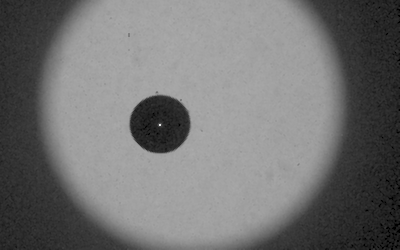
#> input picture Image_Data/Bubble/Camera_10_27_24_027.tiff, 400 x 250 px; its folder holds 3 pictures in this run
$ jupyter execute PythonScript_meiered.ipynb
#> lines starting #> are read from the running program, lines starting #| are printed output that depends on the picture
<table style="width:100%;">
    <tr>
        <td style="width:80%; text-align:left; vertical-align: center;">

        </td>
        <td style="width:20%; text-align:left; vertical-align: top;">
            Institute of Fluid Dynamics<br/>
            Prof. Dr. O. Supponen<br/>

        </td>
    </tr>
</table>

<center>
    <h1>Hydrodynamics and Cavitation: Lab Course</h1>
    <h3>by Eduard Meier</h3>
</center>

<center>

</center>

This Jupyter notebook contains all equations and code (main script and various functions) used to conduct and evaluate the lab session in the course "Hydrodynamics and Cavitation", held by Prof. Supponen in the autumn semester 2022.

In order to run this Jupyter notebook, OpenCV needs to be installed on your computer (required for the image analysis part)!

[cell 1]
# Import libraries and other preliminaries
import numpy as np                            # Import numerical python library
from scipy.integrate import solve_ivp         # Import solver for (system of coupled) ODEs
import matplotlib as mpl                      # Import python mathematical plotting library
import matplotlib.pyplot as plt               # Import python mathematical plotting library
# For the following import to work, OpenCV has to be installed!
import cv2 as cv                              # Import library to process images
import glob                                   # Import library to scan paths
import pathlib                                # Import library to edit paths
import os                                     # Import library to interact with os
import skvideo.io                             # Import library to export video from captured images
import ffmpeg                                 # Import library to export video
import math                                   # Import math library
import warnings                               # Import library to edit warnings
warnings.filterwarnings("ignore")
import io                                     # Import library to interact with io

# Use LaTeX font in plots:
plt.rcParams.update({
    'text.usetex': True,
    'font.family': 'serif',
    'font.serif': ['Computern Modern Roman'],
})

# 1 Preliminary Calculations

Within this laboratory session, the collapse of a laser-induced vapour bubble will be characterised through image processing, and compared to the results of the Keller-Miksis model. Both the rebound (radius-tracking) and the shock wave produced by the first collapse will be analysed. Finally, a solid surface will be placed near the location of the bubble inception and its effect on the collapse time will be assessed. Different groups of students work with slightly different laser powers and distances between the solid boundary and the cavitation bubble. Since phenomena of very different time scales are being imaged, some key measuring parameters need to be predetermined.
1. Determine the size of your Field Of View (FOV) by placing a small scale in the focus plane of the camera.
2. Knowing the approximate maximum bubble radius of the corresponding laser power, calculate the duration of the first collapse, first rebound and second collapse experienced by the cavitation bubble.
3. Based on the size of the previously computed FOV, find the time required for a shock wave originating at the bubble centre to reach the edge of the image.
4. Comparing the answers to questions 2 and 3, and considering that the Shimadzu high-speed camera saves 256 images per recording, determine an appropriate imaging frequency (i.e. # of frames per second) to image a) the bubble collapse and rebound until second collapse, and b) the shock wave resulting from the first collapse.
5. When imaging the shock wave: compute the required delay between the trigger of the laser pulse and the trigger of the camera.
6. Calculate the exposure time.

## 1.1 Field of View (FOV) Determination

A small scale was placed in the focus plane of the camera and an image was recorded. By selecting the length of two ticks on the scale (= 2 mm), the pixel density was calculated as 18 pixels per mm using the program ImageJ. Using the image resolution of 252 x 400 px, the FOV could be calculated.

[cell 2]
PxDens = 18e3                                   # Pixel density based on image of scale [# of pixels/m]
Nx_Px = 400                                     # Total number of pixels in x-direction (horizontal)
Ny_Px = 252                                     # Total number of pixels in y-direction (vertical)
FOV = np.array([Nx_Px/PxDens,Ny_Px/PxDens])     # Field of view, based on both axes [m]
print(r'The field of view is calculated as', '\033[1m' + 'FOV = {:.2f} x {:.2f}'\
      .format(FOV[0]*1e3, FOV[1]*1e3), 'mm.')

## 1.2 Calculation of the Duration of the
### i) First Collapse

The Rayleigh collapse time is given by (lecture notes p.110)

\begin{equation}
    t_c \approx 0.915 R_0 \sqrt{\frac{\rho}{p_\infty - p_v}}
\end{equation}

and is a good approximation for the time from formation until the first collapse of the cavitation bubble. It is assumed that the time from the laser induction until the bubble has been fully formed also corresponds to the Rayleigh collapse time.

[cell 3]
# Define parameters
R_0 = 2e-3      # Approximate initial radius of the cavitation bubble of corresponding laser power [m]
rho = 997.77    # Water density at RT [kg/m^3]
p_v = 3169      # Water vapor pressure at RT [Pa]
p_infty = 1e5   # Ambient pressure [Pa]

[cell 4]
# Calculate Rayleigh collapse time
t_c = 0.915 * R_0 * np.sqrt(rho/(p_infty-p_v))
# The time of formation and collapse is assumed to be twice the collapse time
t_fc = 2 * t_c
print(r'The formation and collapse time (duration of first bubble formation and collapse) is',\
      '\033[1m' + 't_fc = {:.2f}'.format(t_fc*1e3), 'ms')

### ii) First Rebound

Considering the results from a numerical solution of the Keller-Miksis equation, which includes compressibility effects, and the Rayleigh-Plesset and collapse equations, which neglect compressibility, we see that only the first collapse of the cavitation bubble is accurately described by the collapse time, $t_c$, which is based on the Rayleigh collapse equation. This is a consequence of the shockwave emission during collapse, which reduces both the rebound time as well as subsequent collapse times (after the first collapse).

<center>

</center>

Therefore, assuming Rayleigh-Plesset dynamics (i.e. undamped oscillations), the resulting rebound and second collapse times are upper bounds to the experimentally observed times. In the following, Rayleigh-Plesset dynamics are assumed for the preliminary calculations and it is further assumed that the Rayleigh collapse time reasonably approximates the first collapse time and is half of the rebound and a third of the 2nd collapse time (assuming a constant oscillation frequency).

Given the numerical solution of the Keller-Miksis equation, the collapse and rebound times could be more precisely determined by finding the local minima and maxima of the solution.

[cell 5]
# Calculate formation collapse and rebound time (assuming undamped oscillation of constant frequency)
t_fcr = 3*t_c
print(r'The approximate formation collapse and rebound time is', \
      '\033[1m' +  't_fcr = {:.2f}'.format(t_fcr*1e3), 'ms')

### iii) Second Collapse

[cell 6]
# Calculate formation collapse rebound and second collapse time (assuming undamped oscillation of constant frequency)
t_fcrc = 4*t_c
print(r'The approximate formation collapse rebound and second collapse time is', \
      '\033[1m' +  't_fcrc = {:.2f}'.format(t_fcrc*1e3), 'ms')

## 1.3 Calculation of the Shock Wave Residence Time inside FOV

The velocity of the shock is assumed constant at the speed of sound in water, as defined below. As the velocity is constant, the FOV divided by the shock velocity yields the residence time of the shock inside the FOV.

As the velocity varies with the radial distance from the bubble, the mean velocity is used in the following to determine the residence time of the shock wave inside the FOV.

[cell 7]
u_shock = 1500      # Shock velocity = speed of sound in water at RT [m/s]

# Calculate time until shock wave reaches a vertical edge of FOV, originating from the center
t_shock = (FOV/2)/u_shock
print(r'The approximate time until the shock wave reaches the vertical',\
      '(i.e. right & left) \n and horizontal (i.e. upper & lower) edge of our FOV is', '\033[1m' +  't_shock = [{:.2f}, {:.2f}]'.format(t_shock[0]*1e6, t_shock[1]*1e6), 'mus')

## 1.4 Calculation of Imaging Frequency

[cell 8]
# Define parameters
N_images = 256          # Total number of frames taken by camera per recording

### i) Bubble Collapse and Rebound until Second Rebound

[cell 9]
# Calculation of requred imaging frequency 'frequency camera bubble'
t_cambubble = t_fcrc/256     # Time per frame to capture bubble dynamics until second rebound [s / # of frames]
f_cambubble = 1/t_cambubble  # Corresponding imaging frequency [# of frames / s]
print(r'The required imaging frequency to capture bubble dynamics until second rebound is',\
      '\033[1m' + 'f_cambubble = {:.2E}'.format(f_cambubble), 'fps')

### ii) Shock Wave Resulting from First Collapse

[cell 10]
# Calculation of requred imaging frequency 'frequency camera shock'
t_camshock = t_shock/256     # Time per frame to capture bubble dynamics until second rebound
f_camshock = 1/t_camshock    # Corresponding imaging frequency
print(r'The required imaging frequency to capture shock wave for 1) horizontal FOV and 2) vertical FOV is',\
      '\033[1m' + 'f_camshock = [{:.2E}, {:.2E}]'.format(f_camshock[0], f_camshock[1]), 'fps')

## 1.5 Calculation of Delay between Laser Pulse and Camera Trigger for Shock Wave

The required time delay between the trigger of the laser pulse and the trigger of the camera is given by the Rayleigh collapse time of the cavitation bubble formed upon laser irradition, which has been calculated previously.

[cell 11]
# Calculation of time delay
t_delay = t_fc
print(r'The required time delay is is', '\033[1m' + 't_delay = {:.2f}'.format(t_delay*1e3),\
      'ms = {:.2E}'.format(t_delay*1e9), 'ns')

## 1.6 Calculation of the Exposure Time

The exposure time is given by the inverse of the frame rate multiplied by the number of frames and has been calculated in task 4.

[cell 12]
print(r'The required exposure time to capture bubble dynamics until second rebound is t_cambubble = {:.2f}'\
      .format(t_cambubble*256*1e6), 'mus')
print(r'The required exposure time to capture the shock wave is t_camshock = [{:.2f},{:.2f}]'\
      .format(t_camshock[0]*256*1e9, t_camshock[1]*1e9), 'ns')

# 2 Numerical Solution

Below you find the relevant equations and code to solve the Rayleigh Plesset and the Keller-Miksis equations numerically using 8th-order Runge-Kutta.

## 2.1 Rayleigh-Plesset Equation

The collapse time is calculated via:

\begin{equation}
    t_c \approx 0.915 R_0 \sqrt{\frac{\rho}{p_\infty - p_v}} \; .
\end{equation}

[cell 13]
# [5 lines left out: function t_collapse, not called in this run]

The Rayleigh-Plesset (RP) equation is a non-linear second-order ordinary differential equation and reads

\begin{align}
\rho \left( R \ddot{R} + \frac{3}{2}\dot{R}^2 \right) = (p_B - p_\infty) - \frac{2 \gamma}{R} - 4 \mu \frac{\dot{R}}{R} \; .
\end{align}

To solve the above ODE numerically, the second-order RP equation is reformulated as a system of 2 first-order ODEs by introducing an additional variable $R_1$. The following system of ODEs is thus numerically solved using an 8th-order Runge-Kutta (DOP853) scheme:

\begin{align}
\begin{cases}
    \dot{R} = R_1 \\
    \dot{R_1} = \frac{1}{\rho R} \left( (p_B - p_\infty ) - \frac{2 \gamma}{R} - 4 \mu \frac{R_1}{R} \right) - \frac{3}{2R} R_1^2
\end{cases}
\end{align}

The pressure inside the bubble required for the full Rayleigh-Plesset equation is calculated according to the following relation:

\begin{equation}
    p_B = p_g + p_v = p_{g0} \left( \frac{R_0}{R} \right)^{3 \kappa} + p_v
\end{equation}

and

\begin{equation}
p_\infty(t) = p_0 + p(t) \; .
\end{equation}

[cell 14]
# [5 lines left out: function pg, not called in this run]

[cell 15]
# [54 lines left out: function RP_system, not called in this run]

[cell 16]
# [16 lines left out: function RP_solve, not called in this run]

## 2.2 Keller-Miksis Equation

In a subsequent step, the Keller-Miksis model is used, which additionally considers compressibility effects:

\begin{equation}
    \rho \left[ R \ddot{R} \left(1-\frac{\dot{R}}{c} \right) + \left(3-\frac{\dot{R}}{c} \right) \frac{\dot{R}^2}{2} \right] = \left(p_g + p_v - p_\infty \right) \left(1+\frac{\dot{R}}{c} \right) + \dot{p}_g \frac{R}{c}
\end{equation}

Together with

\begin{equation}
p_g = p_{g0} \left(\frac{R_0}{R} \right)^{3\kappa} \implies \dot{p}_g = 3 \kappa p_{g0} \left( \frac{R_0}{R} \right)^{3 \kappa - 1} \left( - \frac{R_0}{R^2} \right) \dot{R}
\end{equation}

the Keller-Miksis equation can be reformulated:

\begin{equation}
    \rho \left[ R \ddot{R} \left(1-\frac{\dot{R}}{c} \right) + \left(3-\frac{\dot{R}}{c} \right) \frac{\dot{R}^2}{2} \right] = \left(p_{g0} \left(\frac{R_0}{R} \right)^{3\kappa} + p_v - p_\infty \right) \left(1+\frac{\dot{R}}{c} \right) +  3 \kappa p_{g0} \left( \frac{R_0}{R} \right)^{3 \kappa - 1} \left( - \frac{R_0}{R^2} \right) \dot{R} \frac{R}{c}
\end{equation}

After conversion to a system of two first-order ODEs, we arrive at:

\begin{align}
\begin{cases}
    \dot{R} = R_1 \\
    \dot{R_1} =  \left(p_{g0} \left(\frac{R_0}{R} \right)^{3\kappa} + p_v + p_\infty \right) \frac{1}{\rho R} \frac{\left(1+\frac{R_1}{c} \right)}{\left(1-\frac{R_1}{c} \right)} + \frac{3\kappa p_{g0}}{\rho} \left( \frac{R_0}{R} \right)^{3 \kappa - 1} \left( - \frac{R_0}{R^2} \right) \dot{R} \frac{1}{c} \frac{1}{\left(1-\frac{R_1}{c} \right)} - \left(3-\frac{R_1}{c} \right) \frac{R_1^2}{2R} \frac{1}{\left(1-\frac{R_1}{c} \right)}
\end{cases}
\end{align}

[cell 17]
# [49 lines left out: function KM_system, not called in this run]

[cell 18]
# [16 lines left out: function KM_solve, not called in this run]

# 3. Image & Data Analysis

## 3.1 Folder and File Detection

Detect folders and contained images.

[cell 19]
paths = glob.glob(os.path.join('Image_Data','*'))

folders = list(range(len(paths)))   # Initialize folders list of same size as paths list

for path, i in zip(paths,range(len(paths))):
    folders[i] = pathlib.PurePath(path).name


imagenames = {} # Create dictionary (keys and corresponding values inserted later)
                # Works similarly to 'struct' in Matlab -> each key has corresponding value(s)
filelist = []   # Create list (files inserted later)


for path, folder in zip(paths, folders):
    filelist = []
    for file in glob.glob(os.path.join(path,'*.tiff')):
        filelist.append(file)
        filelist = sorted(filelist)
        imagenames[folder] = filelist

print('The following folders have been detected:', folders, ',\n', \
      'which each contain ', len(imagenames['Bubble']), 'elements that are stored under foldername keys',\
     'of the dictionary "imagenames".')

## 3.2 Analysis of 1st Experiment: Pure Bubble Collapse

From the image of the scale, the pixel density was calculated as 18 pixels / mm. The frame rate was 400 kFPS and 256 frames were recorded in each measurement run. This results in a time step per image of 2.5 microseconds.

[cell 20]
pxdens = 18e3    # Pixel density [pixels / m]
fps = 4e5        # Frame rate [# of frames / s]
N_frames = 256   # Total number of frames

tstep = (1/fps)*1e6   # Calculate time step of each frame [mus]

print('Timestep per frame:', tstep, 'mus')

Perform image analysis for the first measurement run ('bubble'). The laser was applied with a 40 $\mu$s delay (reduced intensity).

[cell 21]
N_names = len(imagenames['Bubble'])

pxradius = np.zeros(N_names)

successcount = 0

for image, i in zip(imagenames['Bubble'], range(N_names)):

    imagevec = []
    titlevec = []

    imgraw = []
    imgcrop = []
    imgblur = []
    cimgproc = []

    # Image analysis pipeline
    imgraw = cv.imread(image, flags=cv.IMREAD_GRAYSCALE)[0:255, 0:255]
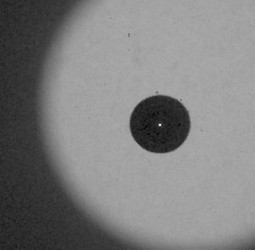
#> imgraw: shape (250, 255); min 0, max 227, mean 126.3

    imgcrop = cv.imread(image, flags=cv.IMREAD_GRAYSCALE)[60:190, 95:225]
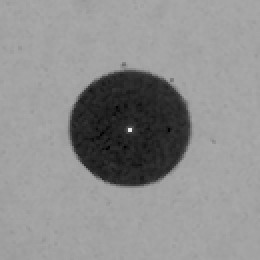
#> imgcrop: shape (130, 130) (shown 2 times larger); min 0, max 227, mean 142.6

    imgblur = cv.medianBlur(imgcrop, 11)


    # Circle detection via Hough Transform
    circles = cv.HoughCircles(imgblur,cv.HOUGH_GRADIENT,3.5,50,
                                param1=50,param2=30,minRadius=2,maxRadius=50)
#> circles = [[64.75, 64.75, 29.3]]

    cimgproc = cv.cvtColor(imgblur,cv.COLOR_GRAY2BGR)


    # Define caption text (use 10 mus steps in the caption = 4 times the tstep)
    if i%4 == 1:
        caption_text = str(int((i-1)*tstep))+' us'
    elif i%4 == 2:
        caption_text = str(int((i-2)*tstep))+' us'
    elif i%4 == 3:
        caption_text = str(int((i-3)*tstep))+' us'
    else:
        caption_text = str(int(i*tstep))+' us'


    # Add text to images
    cv.putText(imgraw, text=caption_text, org=(160, 230), fontFace=cv.FONT_HERSHEY_TRIPLEX, \
               fontScale=0.7, color=(0, 0, 0),thickness=1)
    cv.putText(imgraw, text='Raw Image', org=(100, 25), fontFace=cv.FONT_HERSHEY_TRIPLEX, \
               fontScale=0.7, color=(0, 0, 0),thickness=1)
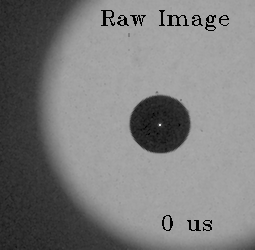
#> imgraw: shape (250, 255); min 0, max 227, mean 124.5

    cv.putText(imgcrop, text=caption_text, org=(40, 120), fontFace=cv.FONT_HERSHEY_TRIPLEX, \
               fontScale=0.5, color=(0, 0, 0),thickness=1)
    cv.putText(imgcrop, text='Zoom', org=(40, 20), fontFace=cv.FONT_HERSHEY_TRIPLEX, \
               fontScale=0.5, color=(0, 0, 0),thickness=1)
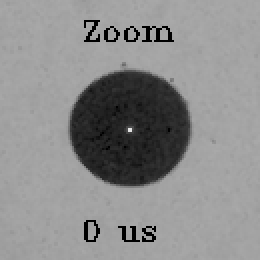
#> imgcrop: shape (130, 130) (shown 2 times larger); min 0, max 227, mean 140

    cv.putText(imgblur, text=caption_text, org=(40, 120), fontFace=cv.FONT_HERSHEY_TRIPLEX, \
               fontScale=0.5, color=(0, 0, 0),thickness=1)
    cv.putText(imgblur, text='Median Filter', org=(8, 20), fontFace=cv.FONT_HERSHEY_TRIPLEX, \
               fontScale=0.5, color=(0, 0, 0),thickness=1)
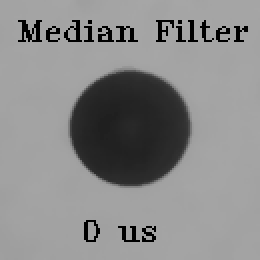
#> imgblur: shape (130, 130) (shown 2 times larger); min 0, max 166, mean 137.9


    # Save image analysis pipeline results
    filename = os.path.join('Image_Processed','Bubble','Pic'+str(i))
    cv.imwrite(filename+'_raw.png', imgraw)
    cv.imwrite(filename+'_crop.png', imgcrop)
    cv.imwrite(filename+'_blur.png', imgblur)


    # Initialize video
    if i == 0:
        out_video1 =  np.empty([N_names, imgraw.shape[0], imgraw.shape[1], 3], dtype = np.uint8)
        out_video1 =  out_video1.astype(np.uint8)
        out_video2 =  np.empty([N_names, imgblur.shape[0], imgblur.shape[1], 3], dtype = np.uint8)
        out_video2 =  out_video2.astype(np.uint8)
        out_video3 =  np.empty([N_names, imgblur.shape[0], imgblur.shape[1], 3], dtype = np.uint8)
        out_video3 =  out_video3.astype(np.uint8)
        out_video4 =  np.empty([N_names, imgblur.shape[0], imgblur.shape[1], 3], dtype = np.uint8)
        out_video4 =  out_video3.astype(np.uint8)


    # Save video from the images (for raw, cropped and blurred images)
    out_video1[i] = cv.cvtColor(imgraw,cv.COLOR_GRAY2BGR)
    out_video2[i] = cv.cvtColor(imgcrop,cv.COLOR_GRAY2BGR)
    out_video3[i] = cv.cvtColor(imgblur,cv.COLOR_GRAY2BGR)

    # Add detected circles to plot
    if circles is not None:

        circles = np.uint16(np.around(circles))
#> circles = [[65, 65, 29]]

        # Indicate successful circle detection
        outcome = 'successful'

        for j in circles[0,:]:

            center = (j[0], j[1])
            radius = j[2]
            red = (255, 0, 0)
            blue = (0, 0, 255)
            # Draw the outer circle
            cv.circle(cimgproc,center,radius,red,2)
            # Draw the center of the circle
            cv.circle(cimgproc,center,2,blue,2)

            # Save bubble radius
            pxradius[i] = radius # [pixels]
#> this loop made 1 pass
#> (center, radius, red, blue) on pass 1: ((65, 65), 29, (255, 0, 0), (0, 0, 255))
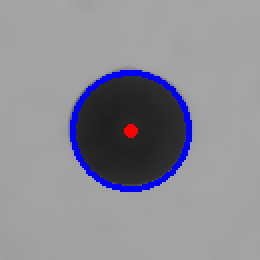
#> cimgproc: shape (130, 130, 3) (shown 2 times larger); mean B, G, R 148.2, 140.1, 140.6
#> after the loop, pxradius = [29, 0, 0]


        # Add text to image
        cv.putText(cimgproc, text=caption_text, org=(40, 120), fontFace=cv.FONT_HERSHEY_TRIPLEX, \
                   fontScale=0.5, color=(0, 0, 0),thickness=1)
        cv.putText(cimgproc, text='Circles', org=(35, 20), fontFace=cv.FONT_HERSHEY_TRIPLEX, \
                   fontScale=0.5, color=(0, 0, 0),thickness=1)
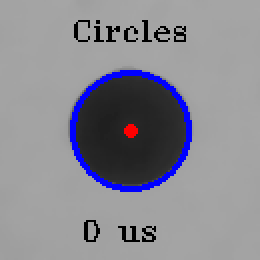
#> cimgproc: shape (130, 130, 3) (shown 2 times larger); mean B, G, R 145.2, 137.1, 137.7

        # Save image
        cv.imwrite(filename+'_circles.png', cimgproc)

        # Save video from the images (with circles)
        out_video4[i] = cimgproc

    else:

        # Add text to image
        cv.putText(cimgproc, text=caption_text, org=(40, 120), fontFace=cv.FONT_HERSHEY_TRIPLEX, \
                   fontScale=0.5, color=(0, 0, 0),thickness=1)
        cv.putText(cimgproc, text='Circles', org=(35, 20), fontFace=cv.FONT_HERSHEY_TRIPLEX, \
                   fontScale=0.5, color=(0, 0, 0),thickness=1)

        # Save video from the images (without circles)
        out_video4[i] = cimgproc

        # Indicate failed circle detection
        outcome = 'failed'


    if i == 0:
        print('Outcomes of the circle detection:')

    print('Image Number ', i+1, ':', outcome)


# Writes the the output image sequences to a video file
filename = os.path.join('Image_Processed','Bubble','Vid')
skvideo.io.vwrite(filename+'_raw_Lossless.mov', out_video1, outputdict={"-vcodec":"libx264"})
#> (this line was passed over: skvideo is not available in this run)
skvideo.io.vwrite(filename+'_raw.mov', out_video1, outputdict={"-vcodec":"mpeg2video"})
#> (this line was passed over: skvideo is not available in this run)
skvideo.io.vwrite(filename+'_crop_Lossless.mov', out_video2, outputdict={"-vcodec":"libx264"})
#> (this line was passed over: skvideo is not available in this run)
skvideo.io.vwrite(filename+'_crop.mov', out_video2, outputdict={"-vcodec":"mpeg2video"})
#> (this line was passed over: skvideo is not available in this run)
skvideo.io.vwrite(filename+'_blur_Lossless.mov', out_video3, outputdict={"-vcodec":"libx264"})
#> (this line was passed over: skvideo is not available in this run)
skvideo.io.vwrite(filename+'_blur.mov', out_video3, outputdict={"-vcodec":"mpeg2video"})
#> (this line was passed over: skvideo is not available in this run)
skvideo.io.vwrite(filename+'_circle_Lossless.mov', out_video4, outputdict={"-vcodec":"libx264"})
#> (this line was passed over: skvideo is not available in this run)
skvideo.io.vwrite(filename+'_circle.mov', out_video4, outputdict={"-vcodec":"mpeg2video"})
